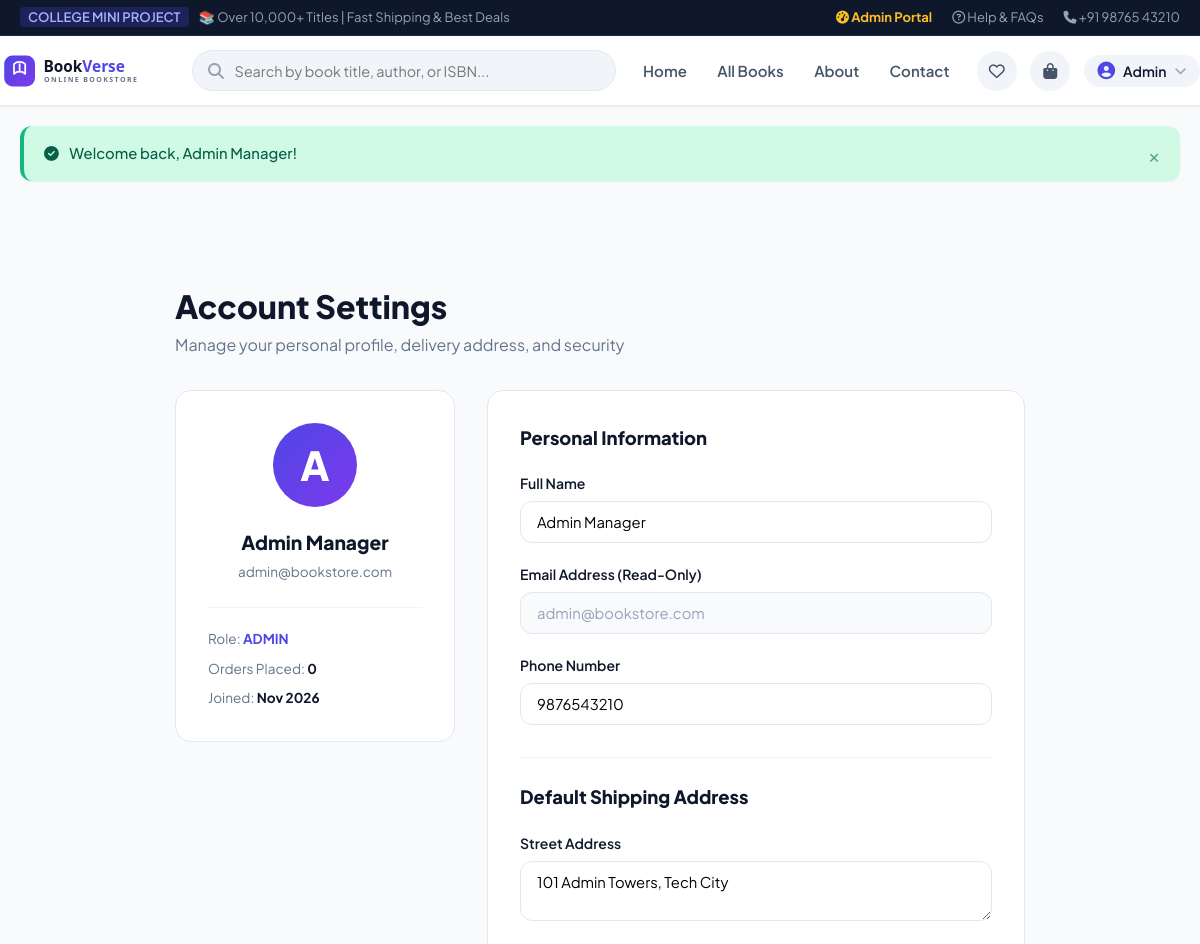
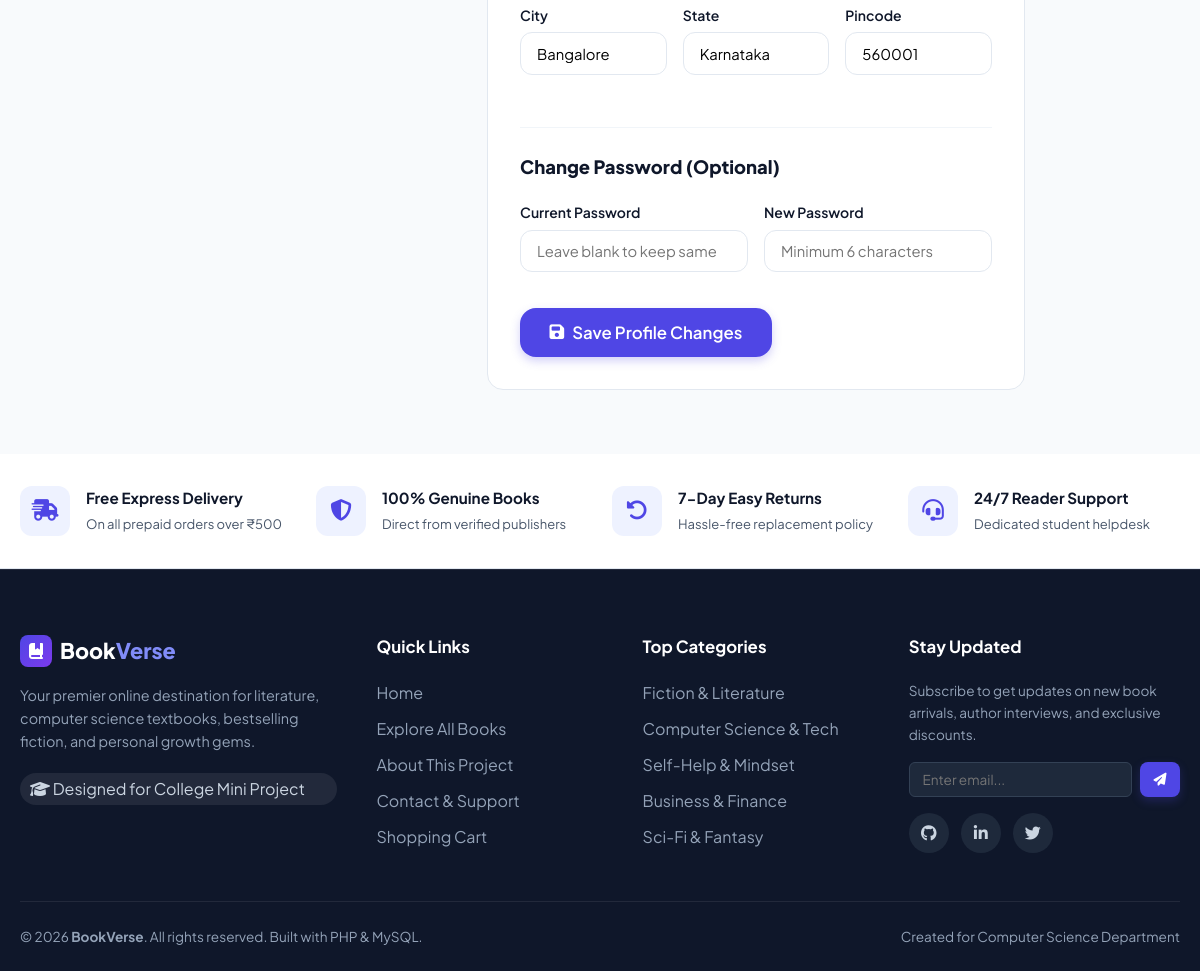
The app's page /profile.php (signed in) with its own data (2 pictures, top to bottom).
### tables this page shows
CREATE TABLE `users` (
  `id` INT AUTO_INCREMENT PRIMARY KEY,
  `name` VARCHAR(100) NOT NULL,
  `email` VARCHAR(100) NOT NULL UNIQUE,
  `password` VARCHAR(255) NOT NULL,
  `phone` VARCHAR(20) DEFAULT NULL,
  `address` TEXT DEFAULT NULL,
  `city` VARCHAR(100) DEFAULT NULL,
  `state` VARCHAR(100) DEFAULT NULL,
  `pincode` VARCHAR(20) DEFAULT NULL,
  `role` ENUM('user', 'admin') NOT NULL DEFAULT 'user',
  `created_at` TIMESTAMP DEFAULT CURRENT_TIMESTAMP
);

CREATE TABLE `categories` (
  `id` INT AUTO_INCREMENT PRIMARY KEY,
  `name` VARCHAR(100) NOT NULL,
  `slug` VARCHAR(100) NOT NULL UNIQUE,
  `description` VARCHAR(255) DEFAULT NULL,
  `icon` VARCHAR(50) DEFAULT 'fa-book',
  `created_at` TIMESTAMP DEFAULT CURRENT_TIMESTAMP
);

### profile.php (the view, shortened to what the rows shown need)
<?php
require_once __DIR__ . '/config/db.php';
require_once __DIR__ . '/config/functions.php';
$userId = $_SESSION['user_id'];
$stmt = $pdo->prepare("SELECT * FROM users WHERE id = ?");
$stmt->execute([$userId]);
$user = $stmt->fetch();
$orderCountStmt = $pdo->prepare("SELECT COUNT(*) FROM orders WHERE user_id = ?");
$orderCountStmt->execute([$userId]);
$orderCount = (int)$orderCountStmt->fetchColumn();
require_once __DIR__ . '/includes/header.php';
?>
<div class="container section" style="max-width: 850px;">
    <div style="margin-bottom: 2rem;">
        <h1 style="font-size: 2rem; font-weight: 800;">Account Settings</h1>
    </div>
    <div style="display: grid; grid-template-columns: 280px 1fr; gap: 2rem; align-items: start;">
        <div style="background: #ffffff; border-radius: 16px; border: 1px solid #e2e8f0; padding: 2rem; text-align: center;">
            <div style="width: 84px; height: 84px; border-radius: 50%; background: linear-gradient(135deg, #4f46e5, #7c3aed); color: #ffffff; display: flex; align-items: center; justify-content: center; font-size: 2.5rem; font-weight: 800; margin: 0 auto 1.25rem;">
                <?= strtoupper(substr($user['name'], 0, 1)); ?>
            </div>
            <h3 style="font-size: 1.2rem; font-weight: 800; margin-bottom: 4px;"><?= htmlspecialchars($user['name']); ?></h3>
            <p style="color: #64748b; font-size: 0.85rem; margin-bottom: 1.5rem;"><?= htmlspecialchars($user['email']); ?></p>
            <div style="border-top: 1px solid #f1f5f9; padding-top: 1.25rem; text-align: left; font-size: 0.85rem;">
                <p style="margin-bottom: 0.5rem; color: #64748b;">Role: <strong style="color: #4f46e5; text-transform: uppercase;"><?= htmlspecialchars($user['role']); ?></strong></p>
                <p style="margin-bottom: 0.5rem; color: #64748b;">Orders Placed: <strong style="color: #0f172a;"><?= $orderCount; ?></strong></p>
                <p style="margin-bottom: 0; color: #64748b;">Joined: <strong style="color: #0f172a;"><?= date('M Y', strtotime($user['created_at'])); ?></strong></p>
            </div>
        </div>
        <div style="background: #ffffff; border-radius: 16px; border: 1px solid #e2e8f0; padding: 2rem;">
            <form action="<?= BASE_URL; ?>/profile.php" method="POST">
                <div class="form-group">
                    <label class="form-label">Full Name</label>
                    <input type="text" name="name" required class="form-control" value="<?= htmlspecialchars($user['name']); ?>">
                </div>
                <div class="form-group">
                    <label class="form-label">Email Address (Read-Only)</label>
                    <input type="email" class="form-control" value="<?= htmlspecialchars($user['email']); ?>" disabled style="background: #f8fafc; color: #94a3b8;">
                </div>
                <div class="form-group">
                    <label class="form-label">Phone Number</label>
                    <input type="tel" name="phone" class="form-control" value="<?= htmlspecialchars($user['phone'] ?? ''); ?>">
                </div>
                <div class="form-group">
                    <label class="form-label">Street Address</label>
                    <textarea name="address" rows="2" class="form-control"><?= htmlspecialchars($user['address'] ?? ''); ?></textarea>
                </div>
                <div style="display: grid; grid-template-columns: repeat(3, 1fr); gap: 1rem;">
                    <div class="form-group">
                        <label class="form-label">City</label>
                        <input type="text" name="city" class="form-control" value="<?= htmlspecialchars($user['city'] ?? ''); ?>">
                    </div>
                    <div class="form-group">
                        <label class="form-label">State</label>
                        <input type="text" name="state" class="form-control" value="<?= htmlspecialchars($user['state'] ?? ''); ?>">
                    </div>
                    <div class="form-group">
                        <label class="form-label">Pincode</label>
                        <input type="text" name="pincode" class="form-control" value="<?= htmlspecialchars($user['pincode'] ?? ''); ?>">
                    </div>
                </div>
            </form>
        </div>
    </div>
</div>
<?php require_once __DIR__ . '/includes/footer.php'; ?>

### includes/header.php (shortened to what the rows shown need)
<?php
require_once __DIR__ . '/../config/functions.php';
$currentUser = currentUser();
?>
<!DOCTYPE html>
<html lang="en">
<head>
    <link rel="stylesheet" href="https://cdnjs.cloudflare.com/ajax/libs/font-awesome/6.5.1/css/all.min.css" />
    <link rel="stylesheet" href="<?= BASE_URL; ?>/assets/css/style.css">
</head>
<body>
    <header class="site-header">
        <div class="container navbar">
            <div class="header-actions">
                <?php if (isLoggedIn()): ?>
                    <div class="user-menu-wrapper">
                        <button type="button" class="user-menu-btn">
                            <i class="fa-solid fa-circle-user avatar-icon"></i>
                            <span><?= htmlspecialchars(explode(' ', $currentUser['name'])[0]); ?></span>
                            <i class="fa-solid fa-chevron-down" style="font-size: 0.75rem; color: #94a3b8;"></i>
                        </button>
                    </div>
                <?php else: ?>
                    <a href="<?= BASE_URL; ?>/login.php" class="btn btn-outline btn-sm">
                        <i class="fa-solid fa-arrow-right-to-bracket"></i> Sign In
                    </a>
                <?php endif; ?>
            </div>
        </div>
    </header>

### includes/footer.php (shortened to what the rows shown need)
<?php
try {
    $footerCatStmt = $pdo->query("SELECT name, slug FROM categories ORDER BY id ASC LIMIT 5");
    $footerCategories = $footerCatStmt->fetchAll();
} catch (Exception $e) {
    $footerCategories = [];
}
?>
    <footer class="site-footer">
        <div class="container">
            <div class="footer-grid">
                <div class="footer-col">
                    <ul class="footer-links">
                        <?php foreach ($footerCategories as $fCat): ?>
                            <li><a href="<?= BASE_URL; ?>/books.php?category=<?= urlencode($fCat['slug']); ?>"><?= htmlspecialchars($fCat['name']); ?></a></li>
                        <?php endforeach; ?>
                    </ul>
                </div>
            </div>
        </div>
    </footer>
</body>
</html>

### records on screen
users: name "Admin", name "A", name "Admin Manager", email "admin@bookstore.com", role "ADMIN", created_at "Nov 2026", phone "9876543210", address "101 Admin Towers, Tech City", city "Bangalore", state "Karnataka", pincode "560001"
categories: name "Fiction & Literature"
categories: name "Computer Science & Tech"
categories: name "Self-Help & Mindset"
categories: name "Business & Finance"
categories: name "Sci-Fi & Fantasy"

### other values on screen
$flash['message'] "Welcome back, Admin Manager!"
$orderCount "0"
